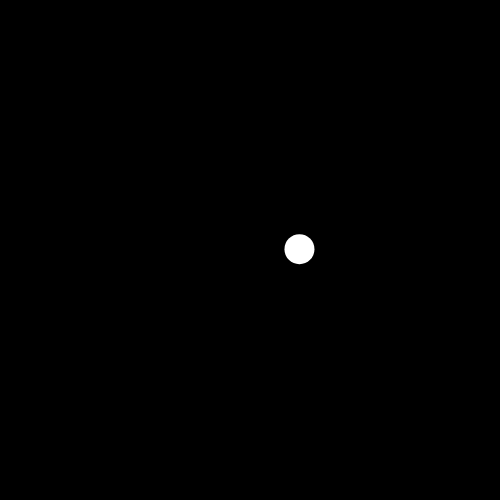
Frame 1 (no input)
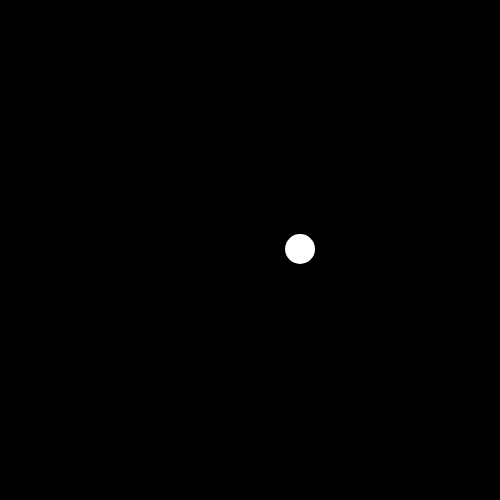
Frame 60 (no input)
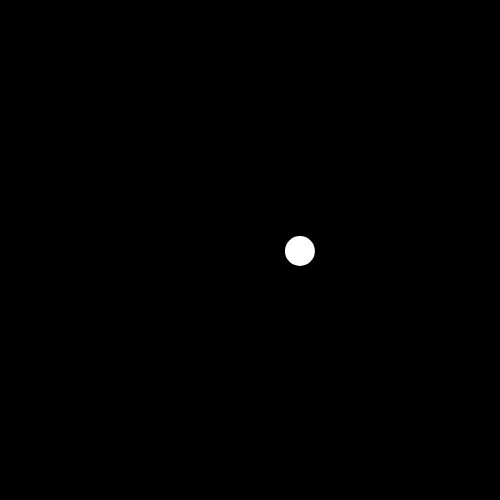
Frame 120 (the mouse pressed at the canvas centre since frame 60)

The p5.js sketch that drew these frames (run headless with seeded random() and noise() and a simulated clock; from frame 60 on, the mouse is pressed at the canvas centre):

// p5.js sketch
// ── sketch.js
let canvasX = 500;
let canvasY = 500;
var pos;

var angle = 0;

function setup(){
    createCanvas(canvasX, canvasY);
    frameRate(30);
    pos = createVector(50, 0);

}



function draw(){
    background(0);
    noStroke();

    angle += 10;
    translate(canvasX / 2, canvasY / 2);
    fill(255);

    circle(pos.x + sin(angle), pos.y + cos(angle), 30);
    



    

}
